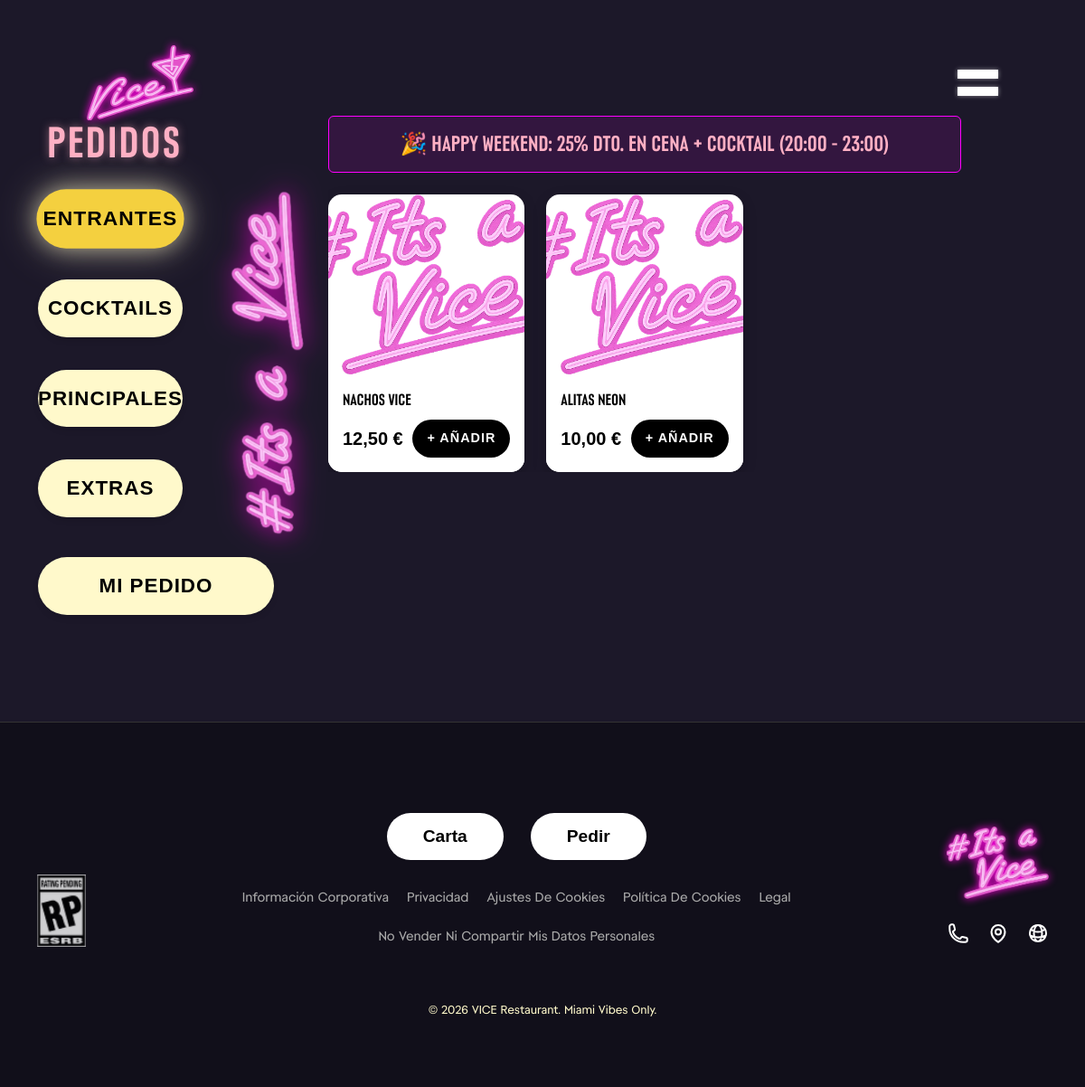
/index.php?view=pedir, run on an earlier commit of the app's database.
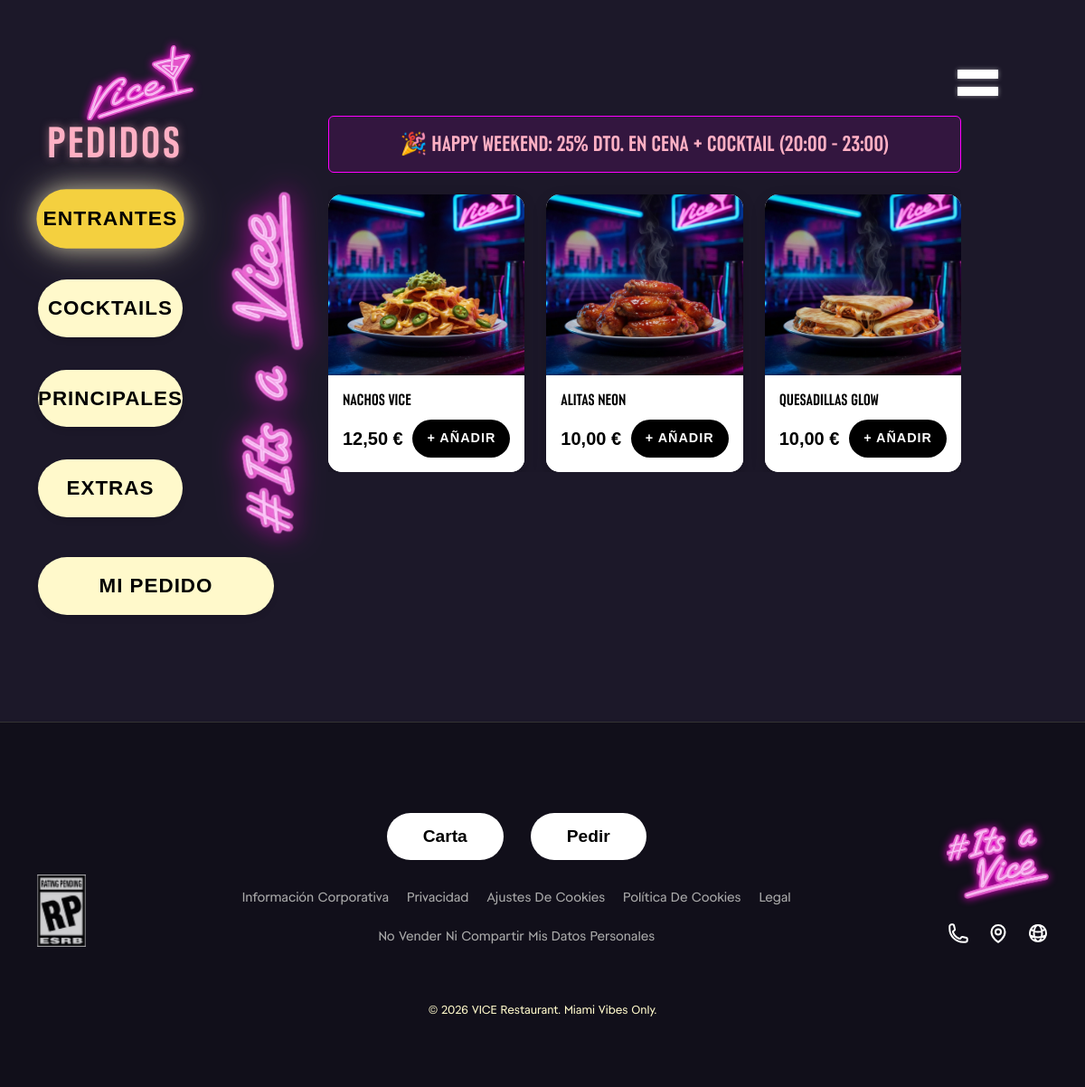
And on a later commit of the database.
### tables this page shows
CREATE TABLE `categories` (
  `id` int(11) NOT NULL,
  `name` varchar(50) NOT NULL,
  `image` varchar(255) NOT NULL
);

CREATE TABLE `products` (
  `id` int(11) NOT NULL,
  `category_id` int(11) DEFAULT NULL,
  `name` varchar(100) NOT NULL,
  `description` text DEFAULT NULL,
  `price` decimal(10,2) NOT NULL,
  `image` varchar(255) NOT NULL
);

### services/DiscountService.php (called while the page is built, shortened)
<?php
class DiscountService
{
    private static function getCurrentTime()
    {
        $dia = date('N');
        $hora = date('H');
        return ['dia' => $dia, 'hora' => $hora];
    }
    public static function getPromoStatus()
    {
        $time = self::getCurrentTime();
        $dia = $time['dia'];
        $hora = $time['hora'];
        if ($dia >= 1 && $dia <= 3) {
            return 'CHILL';
        } elseif ($dia >= 4 && $dia <= 7 && $hora >= 20 && $hora < 23) {
            return 'PARTY';
        } elseif ($dia >= 4 && $dia <= 7) {
            return 'WEEKEND_WAIT';
        }
        return 'NONE';
    }
}
?>

### config/DB.php (called while the page is built)
<?php
class DB
{
    private static $instance = null;
    private $conn;
    private $host = 'sql310.infinityfree.com';
    private $user = 'if0_40839903';
    private $pass = 'O3H5GMyYqn4Av';
    private $name = 'if0_40839903_vice_db';
    private function __construct()
    {
        try {
            $host = getenv('DB_HOST') ?: $this->host;
            $user = getenv('DB_USER') ?: $this->user;
            $pass = getenv('DB_PASS') ?: $this->pass;
            $name = getenv('DB_NAME') ?: $this->name;
            $this->conn = new PDO("mysql:host={$host};dbname={$name}", $user, $pass);
            $this->conn->setAttribute(PDO::ATTR_ERRMODE, PDO::ERRMODE_EXCEPTION);
            $this->conn->exec("set names utf8");
        } catch (PDOException $e) {
            die("Error de conexión: " . $e->getMessage());
        }
    }
    public static function getInstance()
    {
        if (!self::$instance) {
            self::$instance = new DB();
        }
        return self::$instance;
    }
    public function getConnection()
    {
        return $this->conn;
    }
}
?>

### services/CurrencyService.php (called while the page is built, shortened)
<?php
require_once __DIR__ . '/../dao/ConfigDAO.php';
class CurrencyService
{
    private static $symbol = '€';
    private static $rate = 1.0;
    private static $initialized = false;
    private static $codeToSymbol = [
        'EUR' => '€',
        'USD' => '$',
        'GBP' => '£',
        'JPY' => '¥'
    ];
    private static function init()
    {
        if (!self::$initialized) {
            $configDAO = new ConfigDAO();
            $config = $configDAO->getAll();
            if (isset($config['currency_code'])) {
                $code = $config['currency_code'];
                if (isset(self::$codeToSymbol[$code])) {
                    self::$symbol = self::$codeToSymbol[$code];
                } else {
                    self::$symbol = $code;
                }
            } elseif (isset($config['currency_symbol'])) {
                self::$symbol = $config['currency_symbol'];
            }
            if (isset($config['currency_rate'])) {
                self::$rate = floatval($config['currency_rate']);
            }
            self::$initialized = true;
        }
    }
    public static function format($amount)
    {
        self::init();
        $converted = $amount * self::$rate;
        if (self::$symbol === '€') {
            return number_format($converted, 2, ',', '.') . ' ' . self::$symbol;
        } else {
            return self::$symbol . ' ' . number_format($converted, 2, '.', ',');
        }
    }
}
?>

### dao/BaseDAO.php (called while the page is built, shortened)
<?php
require_once __DIR__ . '/../config/DB.php';
abstract class BaseDAO
{
    public function __construct()
    {
        $this->db = DB::getInstance()->getConnection();
    }
}
?>

### dao/ConfigDAO.php (called while the page is built, shortened)
<?php
require_once __DIR__ . '/BaseDAO.php';
class ConfigDAO extends BaseDAO
{
    public function getAll()
    {
        $stmt = $this->db->query("SELECT * FROM config");
        $config = [];
        while ($row = $stmt->fetch(PDO::FETCH_ASSOC)) {
            $config[$row['key']] = $row['value'];
        }
        return $config;
    }
}
?>

### views/pedir.php (the view, shortened to what this page needs)
<?php
require_once __DIR__ . '/../config/DB.php';
$db = DB::getInstance()->getConnection();
$stmt_cat = $db->query("SELECT * FROM categories");
$categories = $stmt_cat->fetchAll(PDO::FETCH_ASSOC);
$stmt_prod = $db->query("SELECT * FROM products");
$all_products = $stmt_prod->fetchAll(PDO::FETCH_ASSOC);
?>
<div class="container container-fluid py-5">
    <div class="row h-100 position-relative">
        <div class="col-md-3 d-flex flex-column mb-4 mb-md-0 position-relative" style="z-index: 20;">
            <h1 class="mb-4 text-start" style="font-size: 3rem; margin-left: 10px;">Pedidos</h1>
            <div class="d-flex align-items-stretch gap-4">
                <div class="sidebar-buttons d-flex flex-column gap-3 flex-grow-1" id="category-buttons">
                    <?php foreach ($categories as $index => $cat): ?>
                        <button class="btn sidebar-pill-btn rounded-pill w-100 <?php echo $index === 0 ? 'active' : ''; ?>"
                            data-target="<?php echo $cat['id']; ?>"
                            onclick="filterCategory(this, <?php echo $cat['id']; ?>)">
                            <?php echo htmlspecialchars($cat['name']); ?>
                        </button>
                    <?php endforeach; ?>
                </div>
                <div class="vertical-neon-sidebar d-none d-lg-flex">
                    <img src="assets/img/pedir/its-a-vice.webp" alt="#Its a Vice" class="vertical-neon-img-sidebar">
                </div>
            </div>
            <div class="mt-4">
                <a href="index.php?view=carrito"
                    class="btn sidebar-pill-btn rounded-pill w-100 text-decoration-none d-flex justify-content-center align-items-center">
                    Mi Pedido
                </a>
            </div>
        </div>
        <div class="col-md-8 position-relative ps-5" style="z-index: 20;">
            <div class="products-grid-container">
                <?php
                require_once __DIR__ . '/../services/DiscountService.php';
                require_once __DIR__ . '/../services/CurrencyService.php';
                $promoStatus = DiscountService::getPromoStatus();
                $showChill = ($promoStatus === 'CHILL');
                $isWeekendDay = ($promoStatus === 'PARTY' || $promoStatus === 'WEEKEND_WAIT');
                ?>
                <?php if ($showChill): ?>
                    <div class="alert alert-info text-center mb-4"
                        style="background: rgba(0, 255, 255, 0.1); border: 1px solid #0ff; color: #fff;">
                        <h4 class="m-0">🍹 <strong>CHILL WEEK ACTIVE:</strong> 50% Dto. en todos los Cocktails</h4>
                    </div>
                <?php elseif ($isWeekendDay): ?>
                    <div class="alert alert-primary text-center mb-4"
                        style="background: rgba(255, 0, 255, 0.1); border: 1px solid #f0f; color: #fff;">
                        <h4 class="m-0">🎉 <strong>HAPPY WEEKEND:</strong> 25% Dto. en Cena + Cocktail (20:00 - 23:00)</h4>
                    </div>
                <?php endif; ?>
                <div class="row g-4" id="products-grid">
                    <?php foreach ($all_products as $prod): ?>
                        <div class="col-md-6 col-lg-4 product-item" data-category="<?php echo $prod['category_id']; ?>">
                            <div class="card h-100">
                                <?php
                                $img_path = strpos($prod['image'], 'img/') === 0 ? 'assets/' . $prod['image'] : 'assets/img/menu/products/' . basename($prod['image']);
                                if (!file_exists(__DIR__ . '/../' . $img_path)) {
                                    $img_path = 'assets/img/default-product.webp';
                                }
                                ?>
                                <img src="<?php echo htmlspecialchars($img_path); ?>" class="card-img-top"
                                    alt="<?php echo htmlspecialchars($prod['name']); ?>">
                                <div class="card-body d-flex flex-column p-3">
                                    <h5 class="card-title mb-1"><?php echo htmlspecialchars($prod['name']); ?></h5>
                                    <div class="d-flex justify-content-between align-items-center mt-2">
                                        <span
                                            class="fs-5 text-primary-custom fw-bold"><?php echo CurrencyService::format($prod['price']); ?></span>
                                        <button class="btn btn-dark btn-sm px-3" onclick='Cart.add({
                                                    id: <?php echo $prod["id"]; ?>,
                                                    name: "<?php echo htmlspecialchars($prod["name"], ENT_QUOTES); ?>",
                                                    price: <?php echo $prod["price"]; ?>,
                                                    image: "<?php echo htmlspecialchars($img_path, ENT_QUOTES); ?>"
                                                })'>
                                            + Añadir
                                        </button>
                                    </div>
                                </div>
                            </div>
                        </div>
                    <?php endforeach; ?>
                </div>
            </div>
        </div>
    </div>
</div>

### index.php (shortened to what this page needs)
<?php
$view = isset($_GET['view']) ? $_GET['view'] : 'home';
?>
<!DOCTYPE html>
<html lang="es">
<head>
    <link href="https://cdn.jsdelivr.net/npm/bootstrap@5.3.0/dist/css/bootstrap.min.css" rel="stylesheet">
    <link rel="stylesheet" href="assets/css/style.css?v=<?php echo time(); ?>">
</head>
<body>
    <nav class="vice-navbar">
        <div class="container-fluid d-flex justify-content-between align-items-center">
            <a class="navbar-brand-script" href="index.php?view=home">
                <img src="assets/img/common/vice-logo.svg" alt="Vice">
            </a>
            <button class="nav-toggler" type="button" data-bs-toggle="offcanvas" data-bs-target="#viceMenuSidebar">
                <div class="hamburger-line"></div>
                <div class="hamburger-line"></div>
            </button>
        </div>
    </nav>
                        <?php readfile('assets/icons/heroicons/outline/user.svg'); ?>
                        <?php readfile('assets/icons/heroicons/outline/shopping-bag.svg'); ?>
                    <?php readfile('assets/icons/heroicons/outline/x-mark.svg'); ?>
                            <?php readfile('assets/icons/heroicons/outline/phone.svg'); ?>
                            <?php readfile('assets/icons/heroicons/outline/map-pin.svg'); ?>
                            <?php readfile('assets/icons/heroicons/outline/globe-alt.svg'); ?>
    <main style="padding-top: <?php echo ($view === 'home') ? '0' : '80px'; ?>;">
        <?php
        $view_path = "views/{$view}.php";
        if (file_exists($view_path)) {
            include $view_path;
        } else {
            echo "<div class='container text-center mt-5'><h1>Error 404</h1><p>Página no encontrada.</p></div>";
        }
        ?>
    </main>
    <footer>
        <div class="vice-footer-container">
            <div class="footer-left">
                <img src="assets/img/common/rating-pending-footer.webp" alt="ESRB Rating" class="footer-rating-img">
            </div>
            <div class="footer-center">
                <div class="footer-buttons">
                    <a href="index.php?view=menu" class="btn-pill-white">Carta</a>
                    <a href="index.php?view=pedir" class="btn-pill-white">Pedir</a>
                </div>
                <div class="footer-links">
                    <a href="#">Información corporativa</a>
                    <a href="#">Privacidad</a>
                    <a href="#">Ajustes de cookies</a>
                    <a href="#">Política de cookies</a>
                    <a href="#">Legal</a>
                    <a href="#">No vender ni compartir mis datos personales</a>
                </div>
            </div>
            <div class="footer-right">
                <img src="assets/img/home/its-a-vice-square.webp" alt="#ItsAVice" class="footer-neon-logo">
                <div class="footer-icons">
                    <a href="#" class="footer-icon"><?php readfile('assets/icons/heroicons/outline/phone.svg'); ?></a>
                    <a href="#" class="footer-icon"><?php readfile('assets/icons/heroicons/outline/map-pin.svg'); ?></a>
                    <a href="#"
                        class="footer-icon"><?php readfile('assets/icons/heroicons/outline/globe-alt.svg'); ?></a>
                </div>
            </div>
        </div>
        <div class="footer-copy text-center">
            <p class="" style="font-size: 0.8rem; color:#FFF9CB;">&copy; <?php echo date('Y'); ?> VICE Restaurant. Miami
                Vibes Only.</p>
        </div>
    </footer>
</body>
</html>

What changed in the data, as far as the page shows it:
changed products "NACHOS VICE": image: picture added in place of a placeholder
changed products "ALITAS NEON": image: picture added in place of a placeholder
added products: image (picture), name "QUESADILLAS GLOW", price "10,00 €"
